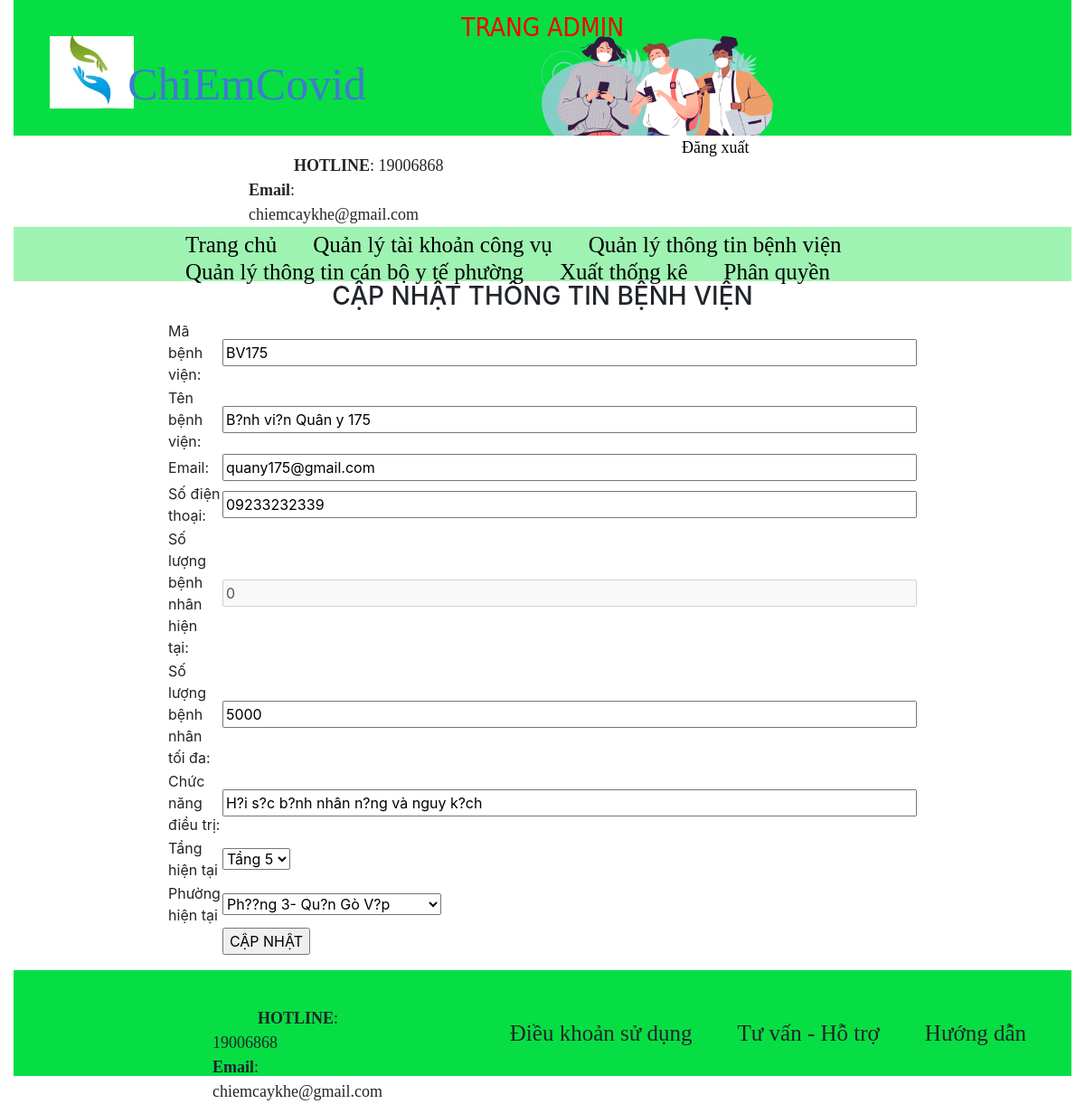
Page /QuanTriHeThong/ADMIN/index.php?updatebv&&mabv=BV175 (signed in) on the committed database.
### tables this page shows
CREATE TABLE `benhvien` (
  `MaBV` varchar(20) NOT NULL,
  `TenBV` varchar(50) NOT NULL,
  `SoDienThoai` varchar(12) NOT NULL,
  `Email` varchar(50) NOT NULL,
  `SoLuongBenhNhan` int(11) NOT NULL,
  `SoGiuongToiDa` int(11) NOT NULL,
  `DieuTri` varchar(50) NOT NULL,
  `SoTang` int(11) NOT NULL,
  `maPhuong` varchar(35) NOT NULL,
  PRIMARY KEY  (`MaBV`),
  KEY `SoTang` (`SoTang`),
  KEY `maPhuong` (`maPhuong`)
);

### QuanTriHeThong/ADMIN/Controller/cBenhvien.php (called while the page is built, shortened)
<?php
	include("Model/mBenhvien.php");
	class cBenhvien{
		function view_benhvien_by_mabv($mabv){
			$p = new mBenhvien();
			$table = $p -> select_benhvien_by_mabv($mabv);
			return $table;
		}
	}
?>

### QuanTriHeThong/ADMIN/Model/ketnoi.php (called while the page is built, shortened)
<?php
    class ketnoi{
        function moketnoi(&$conn){
            $conn = mysql_connect("localhost","covid","123456");
            if($conn){
                return mysql_select_db("htdieuphoibncovid");
            }else{
                return false;
            }
        }
    }
 ?>

### QuanTriHeThong/ADMIN/Model/mBenhvien.php (called while the page is built, shortened)
<?php
	include_once("ketnoi.php");
	class mBenhvien{
		function select_benhvien_by_mabv($mabv){
			$p = new ketnoi();
			if($p -> moketnoi($conn,$_SESSION['matk'],$_SESSION['password'])){
				$string = "SELECT * FROM benhvien WHERE MaBV = '".$mabv."'";
				$table = mysql_query($string);
				return $table;
			}else{
				return false;
			}
		}
	}
?>

### QuanTriHeThong/ADMIN/Controller/cTang.php (called while the page is built)
<?php
	include("Model/mTang.php");
	class cTang{
		function view_tang(){
			$p = new mTang();
			$dstang = $p -> select_tang();
			return $dstang;
		}
	}
?>

### QuanTriHeThong/ADMIN/Model/mTang.php (called while the page is built, shortened)
<?php
	include_once("ketnoi.php");
	class mTang{
		function select_tang(){
			$p = new ketnoi();
			if($p -> moketnoi($conn,$_SESSION['matk'],$_SESSION['password'])){
				$string = "SELECT * FROM tang";
				$table = mysql_query($string);
				return $table;
			}else{
				return false;
			}
		}
	}
?>

### QuanTriHeThong/ADMIN/Controller/cQuan.php (called while the page is built)
<?php
	include("Model/mQuan.php");
	class cQuan{
		function view_quan(){
			$p = new mQuan();
			$dsquan = $p -> select_quan();
			return $dsquan;
		}
	}
?>

### QuanTriHeThong/ADMIN/Model/mQuan.php (called while the page is built, shortened)
<?php
	include_once("ketnoi.php");
	class mQuan{
		function select_quan(){
			$p = new ketnoi();
			if($p -> moketnoi($conn,$_SESSION['matk'],$_SESSION['password'])){
				$string = "SELECT * FROM phuong JOIN quan ON phuong.MaQuan = quan.MaQuan";
				$table = mysql_query($string);
				return $table;
			}else{
				return false;
			}
		}
	}
?>

### QuanTriHeThong/ADMIN/View/vCapnhatBenhVien.php (the view, shortened to what this page needs)
<body>
	<h3 style="text-align: center">CẬP NHẬT THÔNG TIN BỆNH VIỆN</h3>
<?php
	include("Controller/cBenhvien.php");
	include_once("Controller/cTang.php");
	include_once("Controller/cQuan.php");
	$mabenhvien = $_REQUEST['mabv'];
	$p = new cBenhvien();
	$tt = new cTang();
	$qq = new cQuan();
	$table = $p-> view_benhvien_by_mabv($mabenhvien);
?>
	<form action="#" method="post" enctype="multipart/form-data">
		<table style="margin: auto; width: 60%;text-align: left">
			<?php
				if($table){
					if(mysql_num_rows($table)>0){
						while($row = mysql_fetch_assoc($table)){
							echo "<tr>";
							echo "<td>Mã bệnh viện:</td>";
							echo "<td><input type='text' size='70' name='MaBV' value='".$row['MaBV']."'></td>";
							echo "</tr>";
							echo "<tr>";
							echo "<td>Tên bệnh viện:</td>";
							echo "<td><input type='text' size='70' name='TenBV' value='".$row['TenBV']."'></td>";
							echo "</tr>";
							echo "<tr>";
							echo "<td>Email:</td>";
							echo "<td><input type='email' size='70' name='Email' value='".$row['Email']."'></td>";
							echo "</tr>";
							echo "<tr>";
							echo "<td>Số điện thoại:</td>";
							echo "<td><input type='text' size='70' name='SDT' value='".$row['SoDienThoai']."'></td>";
							echo "</tr>";
							echo "<tr>";
							echo "<td>Số lượng bệnh nhân hiện tại:</td>";
							echo "<td><input type='text' size='70' name='soluongbn' value='".$row['SoLuongBenhNhan']."' disabled></td>";
							echo "</tr>";
							echo "<tr>";
							echo "<td>Số lượng bệnh nhân tối đa:</td>";
							echo "<td><input type='text' size='70' name='soluongtoida' value='".$row['SoGiuongToiDa']."'></td>";
							echo "</tr>";
							echo "<tr>";
							echo "<td>Chức năng điều trị:</td>";
							echo "<td><input type='text' size='70' name='dieutri' value='".$row['DieuTri']."'></td>";
							echo "</tr>";
							echo "<tr>";
							echo "<td>Tầng hiện tại</td>";
							echo "<td><select name='SoTang";
							echo "'>";
							$tablee = $tt -> view_tang();
							while($cot = mysql_fetch_assoc($tablee)){
								if($cot['SoTang'] == $row['SoTang']){
									echo "<option value='".$cot['SoTang']."' selected>Tầng ".$cot['SoTang']."</option>";
								}else{
									echo "<option value='".$cot['SoTang']."'>Tầng ".$cot['SoTang']."</option>";
								}
							}
						echo "</select></td>";
						echo "</tr>";
							echo "<tr>";
							echo "<td>Phường hiện tại</td>";
							echo "<td><select name='MaPhuong";
							echo "'>";
							$dsquan = $qq -> view_quan();
							while($cotqq = mysql_fetch_assoc($dsquan)){
								if($cotqq['MaPhuong'] == $row['maPhuong']){
									echo "<option value='".$cotqq['MaPhuong']."' selected>".$cotqq['TenPhuong']."- ".$cotqq['TenQuan']."</option>";
								}else{
									echo "<option value='".$cotqq['MaPhuong']."'>".$cotqq['TenPhuong']."- ".$cotqq['TenQuan']."</option>";
								}
							}
						echo "</select></td>";
						echo "</tr>";
						}
					}
				}
					echo "<tr>";
					echo "<td></td>";
					echo "<td><input type='submit' name='update_benhvien' value='CẬP NHẬT'></td>";
					echo "</tr>";
			?>
		</table>
	</form>
</body>

### QuanTriHeThong/ADMIN/CSS/style.css (style rules this page uses)
body { padding:0px; margin:0 auto; box-sizing:border-box; }

### QuanTriHeThong/ADMIN/CSS/style1.css (style rules this page uses)
body { padding:0px; margin:0 auto; box-sizing:border-box; }

### rows in the picture
benhvien: MaBV "BV175", TenBV "B?nh vi?n Quân y 175", Email "quany175@gmail.com", SDT "09233232339", soluongbn "0", soluongtoida "5000", dieutri "H?i s?c b?nh nhân n?ng và nguy k?ch"

### other values in the picture
form field MaPhuong "Ph??ng 3- Qu?n Gò V?p"
